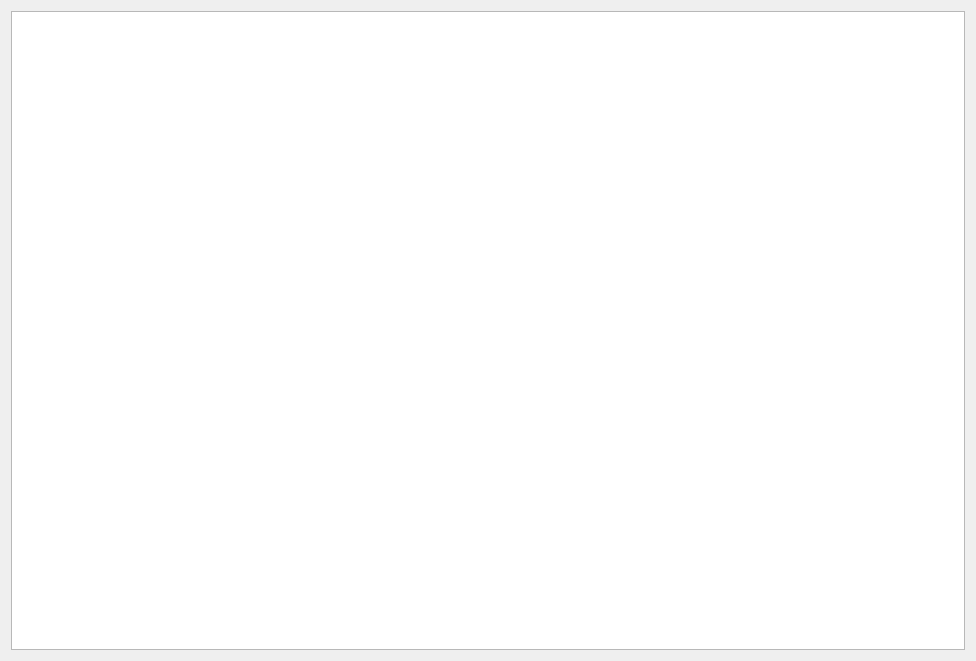
<?xml version="1.0" encoding="UTF-8"?>
<ui version="4.0">
 <class>TagsDialog</class>
 <widget class="QDialog" name="TagsDialog">
  <property name="geometry">
   <rect>
    <x>0</x>
    <y>0</y>
    <width>976</width>
    <height>661</height>
   </rect>
  </property>
  <property name="windowTitle">
   <string>Tags Categories</string>
  </property>
  <layout class="QVBoxLayout" name="verticalLayout">
   <item>
    <widget class="QTreeView" name="treeView"/>
   </item>
  </layout>
 </widget>
 <resources/>
 <connections/>
</ui>
